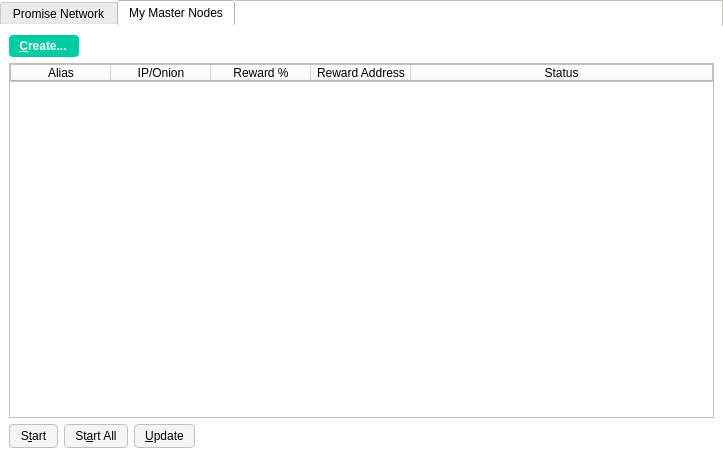
<?xml version="1.0" encoding="UTF-8"?>
<ui version="4.0">
 <class>MasternodeManager</class>
 <widget class="QWidget" name="MasternodeManager">
  <property name="geometry">
   <rect>
    <x>0</x>
    <y>0</y>
    <width>723</width>
    <height>457</height>
   </rect>
  </property>
  <property name="windowTitle">
   <string>Form</string>
  </property>
  <property name="styleSheet">
   <string notr="true">background-color: rgb(255, 255, 255);
border: 1px solid #c4c1bd;</string>
  </property>
  <layout class="QVBoxLayout" name="topLayout">
   <property name="leftMargin">
    <number>0</number>
   </property>
   <property name="topMargin">
    <number>0</number>
   </property>
   <property name="rightMargin">
    <number>0</number>
   </property>
   <property name="bottomMargin">
    <number>0</number>
   </property>
   <item>
    <layout class="QVBoxLayout" name="verticalLayout">
     <property name="bottomMargin">
      <number>0</number>
     </property>
     <item>
      <widget class="QTabWidget" name="tabWidget">
       <property name="styleSheet">
        <string notr="true">border: 0;</string>
       </property>
       <property name="currentIndex">
        <number>1</number>
       </property>
       <widget class="QWidget" name="tab">
        <attribute name="title">
         <string>Promise Network</string>
        </attribute>
        <layout class="QGridLayout" name="gridLayout">
         <item row="1" column="0">
          <widget class="QTableWidget" name="tableWidgetMasternodes">
           <property name="styleSheet">
            <string notr="true">border: 1px solid #c4c1bd;</string>
           </property>
           <property name="editTriggers">
            <set>QAbstractItemView::NoEditTriggers</set>
           </property>
           <property name="alternatingRowColors">
            <bool>true</bool>
           </property>
           <property name="selectionBehavior">
            <enum>QAbstractItemView::SelectRows</enum>
           </property>
           <property name="sortingEnabled">
            <bool>true</bool>
           </property>
           <attribute name="horizontalHeaderStretchLastSection">
            <bool>true</bool>
           </attribute>
           <column>
            <property name="text">
             <string>Address</string>
            </property>
           </column>
           <column>
            <property name="text">
             <string>Protocol</string>
            </property>
           </column>
           <column>
            <property name="text">
             <string>Active</string>
            </property>
           </column>
           <column>
            <property name="text">
             <string>Active (secs)</string>
            </property>
           </column>
           <column>
            <property name="text">
             <string>Last Seen</string>
            </property>
           </column>
           <column>
            <property name="text">
             <string>Pubkey</string>
            </property>
           </column>
          </widget>
         </item>
         <item row="0" column="0">
          <layout class="QHBoxLayout" name="horizontalLayout_3">
           <property name="bottomMargin">
            <number>0</number>
           </property>
           <item>
            <widget class="QLabel" name="label_2">
             <property name="styleSheet">
              <string notr="true">border: 0;</string>
             </property>
             <property name="text">
              <string>Promise Node Count:</string>
             </property>
            </widget>
           </item>
           <item>
            <widget class="QLabel" name="countLabel">
             <property name="styleSheet">
              <string notr="true">border: 0;</string>
             </property>
             <property name="text">
              <string>0</string>
             </property>
            </widget>
           </item>
           <item>
            <spacer name="horizontalSpacer_3">
             <property name="orientation">
              <enum>Qt::Horizontal</enum>
             </property>
             <property name="sizeHint" stdset="0">
              <size>
               <width>40</width>
               <height>20</height>
              </size>
             </property>
            </spacer>
           </item>
          </layout>
         </item>
        </layout>
       </widget>
       <widget class="QWidget" name="tab_2">
        <attribute name="title">
         <string>My Master Nodes</string>
        </attribute>
        <layout class="QGridLayout" name="gridLayout_2">
         <item row="0" column="0">
          <layout class="QVBoxLayout" name="verticalLayout_2">
           <property name="bottomMargin">
            <number>0</number>
           </property>
           <item>
            <layout class="QHBoxLayout" name="horizontalLayout">
             <item>
              <widget class="QPushButton" name="createButton">
               <property name="styleSheet">
                <string notr="true">background-color: rgb(0, 204, 163);
color: rgb(255, 255, 255);
border-radius: 4px;
border-color:  rgb(0, 204, 163);
font-weight: 600;
padding: 4px;
padding-left: 10px;
padding-right: 12px;
icon-size: 0;</string>
               </property>
               <property name="text">
                <string>&amp;Create...</string>
               </property>
              </widget>
             </item>
             <item>
              <spacer name="horizontalSpacer">
               <property name="orientation">
                <enum>Qt::Horizontal</enum>
               </property>
               <property name="sizeHint" stdset="0">
                <size>
                 <width>40</width>
                 <height>20</height>
                </size>
               </property>
              </spacer>
             </item>
            </layout>
           </item>
           <item>
            <widget class="QTableWidget" name="tableWidget_2">
             <property name="minimumSize">
              <size>
               <width>695</width>
               <height>0</height>
              </size>
             </property>
             <property name="styleSheet">
              <string notr="true">border: 1px solid #c4c1bd;</string>
             </property>
             <property name="editTriggers">
              <set>QAbstractItemView::NoEditTriggers</set>
             </property>
             <property name="alternatingRowColors">
              <bool>true</bool>
             </property>
             <property name="selectionMode">
              <enum>QAbstractItemView::SingleSelection</enum>
             </property>
             <property name="selectionBehavior">
              <enum>QAbstractItemView::SelectRows</enum>
             </property>
             <attribute name="horizontalHeaderStretchLastSection">
              <bool>true</bool>
             </attribute>
             <column>
              <property name="text">
               <string>Alias</string>
              </property>
             </column>
             <column>
              <property name="text">
               <string>IP/Onion</string>
              </property>
             </column>
             <column>
              <property name="text">
               <string>Reward %</string>
              </property>
             </column>
             <column>
              <property name="text">
               <string>Reward Address</string>
              </property>
             </column>
             <column>
              <property name="text">
               <string>Status</string>
              </property>
             </column>
            </widget>
           </item>
           <item>
            <layout class="QHBoxLayout" name="horizontalLayout_5">
             <property name="bottomMargin">
              <number>0</number>
             </property>
             <item>
              <widget class="QPushButton" name="startButton">
               <property name="styleSheet">
                <string notr="true">background-color: rgb(245, 245, 245);
border-radius: 4px;
border: 1px solid #c4c1bd;
font-weight: 400;
padding: 4px;
padding-left: 10px;
padding-right: 10px;</string>
               </property>
               <property name="text">
                <string>S&amp;tart</string>
               </property>
              </widget>
             </item>
             <item>
              <widget class="QPushButton" name="startAllButton">
               <property name="styleSheet">
                <string notr="true">background-color: rgb(245, 245, 245);
border-radius: 4px;
border: 1px solid #c4c1bd;
font-weight: 400;
padding: 4px;
padding-left: 10px;
padding-right: 10px;</string>
               </property>
               <property name="text">
                <string>St&amp;art All</string>
               </property>
              </widget>
             </item>
             <item>
              <widget class="QPushButton" name="UpdateButton">
               <property name="styleSheet">
                <string notr="true">background-color: rgb(245, 245, 245);
border-radius: 4px;
border: 1px solid #c4c1bd;
font-weight: 400;
padding: 4px;
padding-left: 10px;
padding-right: 10px;</string>
               </property>
               <property name="text">
                <string>&amp;Update</string>
               </property>
              </widget>
             </item>
             <item>
              <spacer name="horizontalSpacer_5">
               <property name="orientation">
                <enum>Qt::Horizontal</enum>
               </property>
               <property name="sizeHint" stdset="0">
                <size>
                 <width>40</width>
                 <height>20</height>
                </size>
               </property>
              </spacer>
             </item>
            </layout>
           </item>
          </layout>
         </item>
        </layout>
       </widget>
      </widget>
     </item>
    </layout>
   </item>
  </layout>
 </widget>
 <resources/>
 <connections/>
</ui>
